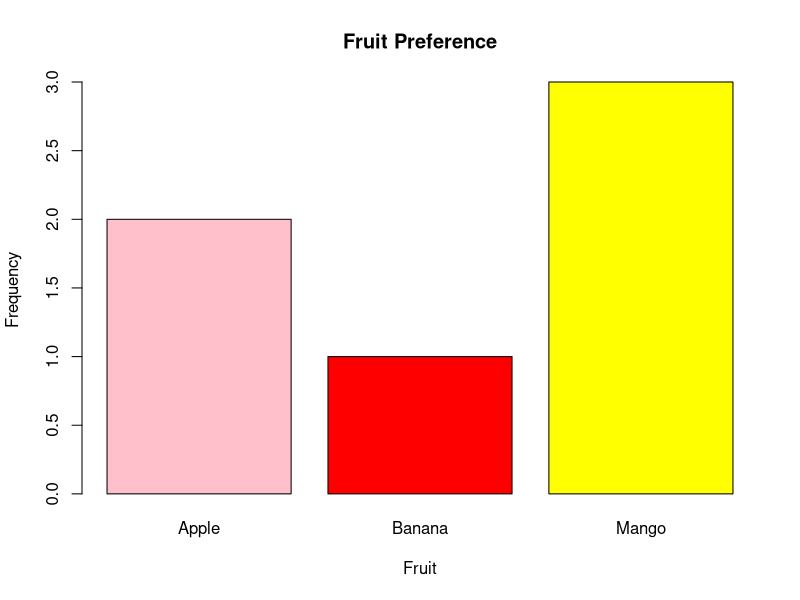

Recreate this plot in R. (Note: this script raises an error after producing the figure.)
#Bar Chart                                   
fruits <- c("Apple","Banana","Mango","Apple","Mango","Mango")
barplot(table(fruits), 
        main = "Fruit Preference", 
        xlab = "Fruit", ylab = "Frequency",
        col = c("pink","red","yellow"))

#Bar Chart (Grouped)
freq<- c(5, 3, 7)
names(freq) <- c("Apple", "Banana", "Mango")
barplot(frequency,
        main = "Fruit Preference",
        xlab = "Fruit",
        ylab = "Frequency",
        col = c("grey", "red", "yellow"))

#Pie Chart 
pie(table(fruits), main = "Fruit Preference", col = rainbow(3))

#Pie char (frequency already chosen )
freq <- c(5, 3, 7)
names(freq) <- c("Apple", "Banana", "Mango")
pie(freq,
    main = "Fruit Preference",
    col = c("red", "blue", "green"))

#Pie chart (without names() )
pie(c(5, 3, 7),
    labels = c("Apple", "Banana", "Mango"),
    main = "Fruit Preference",
    col = c("red", "yellow", "pink"))

# To show percentage 
freq <- c(2, 1, 3)
names(freq) <- c("Apple", "Banana", "Mango")
percent <- round(freq / sum(freq) * 100, 1)
labels <- paste(names(freq), percent, "%")
pie(freq,
    labels = labels,
    main = "Fruit Preference",
    col = c("red", "pink", "skyblue"),
    border = c("red", "pink", "skyblue"))

#
freq <- c(5, 3, 7)
names(freq) <- c("Apple", "Banana", "Mango")
pie(freq,
    main = "Fruit Preference",
    labels = names(freq),
    col = rainbow(length(freq)))

#Histogram 
marks <- c(45,67,23,89,90,12,34,56,78,90,23,45)
hist(marks, 
     main = "Marks Distribution", 
     xlab = "Marks", 
     ylab = "Frequency",
     col =c("red", "blue", "green", "yellow", "purple"),
     breaks = 6)
#Histogram(to automatically create colours)
marks <- c(45,67,23,89,90,12,34,56,78,90,23,45)
h <- hist(marks, plot = FALSE)
length(h$counts)
hist(marks,
     main = "Distribution of Marks",
     xlab = "Marks",
     ylab = "Frequency",
     col = rainbow(length(h$counts)))
#
marks <- c(45,67,23,89,90,12,34,56,78,90,23,45)
hist(marks,
     breaks = c(10,20,30,40,50,60,70,80,90),
     main = "Distribution of Marks",
     xlab = "Marks",
     ylab = "Frequency",
     col = "pink",
     border = "red")
 
marks <- c(45,67,23,89,90,12,34,56,78,90,23,45)
hist(marks,
     freq = TRUE,
     ylab = "Frequency")
#Line Chart
years <- c(2019,2020,2021,2022,2023)
sales <- c(100,120,90,150,180)
plot(years, sales, 
     type = "l", col = "blue", 
     main = "Sales Trend", xlab = "Year", ylab = "Sales")
# Points and a line 
years <- c(2019,2020,2021,2022,2023)
sales <- c(100,120,90,150,180)
plot(years, sales, 
     type = "o", 
     main = "Sales Trend", xlab = "Year", ylab = "Sales")
# multiple coloured lines
day <- c(1, 2, 3, 4, 5)
classA <- c(20, 25, 18, 30, 28)
classB <- c(15, 22, 20, 28, 32)
plot(day, classA,
     type = "o",
     col = "red",
     main = "Class Attendance",
     xlab = "Day",
     ylab = "Students")
lines(day, classB,
      type = "o",
      col = "blue")
#TO identify lines 
day <- c(1, 2, 3, 4, 5)
classA <- c(20, 25, 18, 30, 28)
classB <- c(15, 22, 20, 28, 32)
plot(day, classA,
     type = "o",
     col = "red",
     main = "Class Attendance",
     xlab = "Day",
     ylab = "Students")
lines(day, classB,
      type = "o",
      col = "blue")
legend("topleft",
       legend = c("Class A", "Class B"),
       col = c("red", "blue"),
       lty = 1,
       pch = 1)

## Scatter Plot
hours <- c(2, 3, 4, 5, 6, 7)
marks <- c(45, 50, 55, 65, 70, 78)
plot(hours, marks,
     main = "Study Hours vs Marks",
     xlab = "Hours Studied",
     ylab = "Marks",
     col = "red",
     cex=1.5)
 
# To addd a regression line
hours <- c(2, 3, 4, 5, 6, 7)
marks <- c(45, 50, 55, 65, 70, 78)
plot(hours, marks,
     pch = 16,
     col = "blue",
     main = "Study Hours vs Marks",
     xlab = "Hours Studied",
     ylab = "Marks")
abline(lm(marks ~ hours),
       col = "red")
legend("topleft",
       legend = c("Group A", "Group B"),
       col = c("red", "blue"),
       pch = 16)

# Diifernt Group (different colour)
hours <- c(2, 3, 4, 5, 6, 7)
marks <- c(45, 50, 55, 65, 70, 78)
group <- c("A", "A", "A", "B", "B", "B")
colours <- ifelse(group == "A", "red", "blue")
plot(hours, marks,
     col = colours,
     pch = 16,
     main = "Study Hours vs Marks",
     xlab = "Hours Studied",
     ylab = "Marks")
legend("topleft",
       legend = c("Group A", "Group B"),
       col = c("red", "blue"),
       pch = 16)
grid()

#Box Plot
marks <- c(45, 50, 52, 55, 58, 60, 62, 65, 70, 75)
boxplot(marks,
        col = "skyblue",
        main = "Distribution of Marks",
        ylab = "Marks")
#different colours in a box plot
classA <- c(45, 50, 55, 60, 65)
classB <- c(50, 55, 60, 70, 75)
classC <- c(40, 48, 52, 58, 62)
boxplot(classA, classB, classC,
        names = c("Class A", "Class B", "Class C"),
        col = c("red", "blue", "green"),
        main = "Class-wise Marks",
        xlab = "Class",
        ylab = "Marks")

#When frequency table represents specific observed values
marks <- c(rep(10, 2),rep(20, 3),rep(30, 4),rep(40, 2))
boxplot(marks,
        col = "skyblue",
        main = "Box Plot",
        ylab = "Marks")

# Horizontal Box Plot
marks <- c(45, 48, 50, 52, 55, 58, 60, 62, 95)
boxplot(marks,
        col = "skyblue",
        outcol = "black",
        border = "red",
        horizontal = TRUE,
        main = "Distribution of Marks",
        ylab = "Marks")
